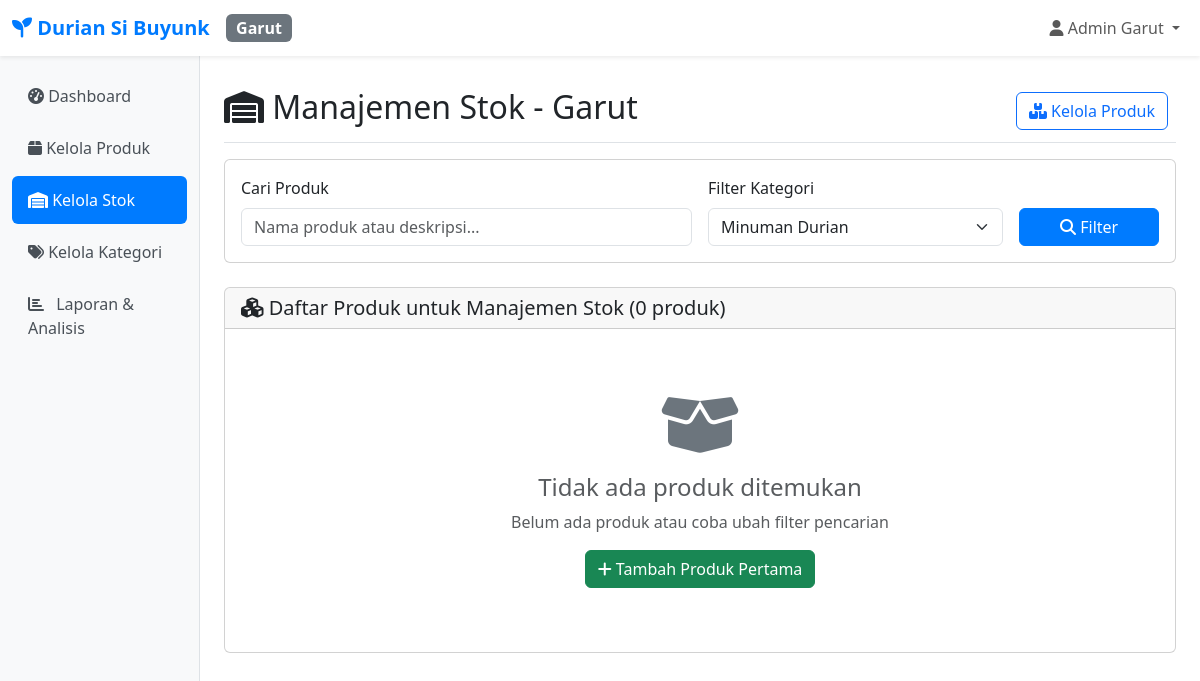
The app's page /cabang/garut/manajemen-stok/index.php?kategori=3 (signed in), older data.
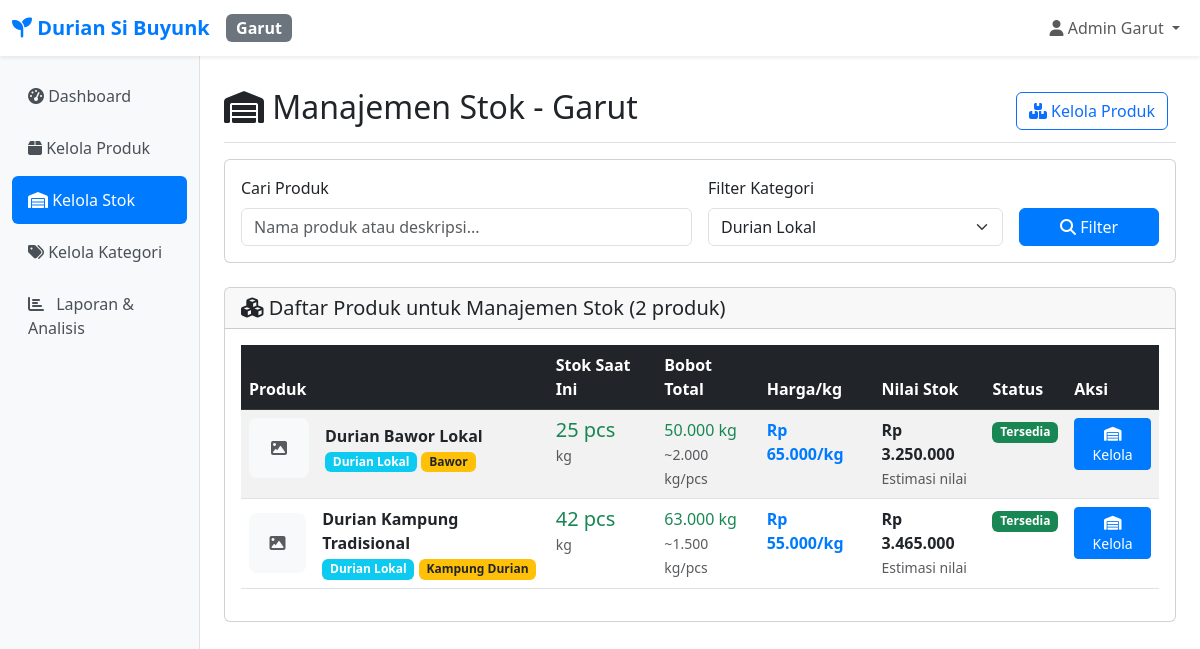
The same page, newer data.
### tables this page shows
CREATE TABLE `produk` (
  `id` int(11) NOT NULL,
  `nama_produk` varchar(200) NOT NULL,
  `kategori_id` int(11) DEFAULT NULL,
  `jenis_durian_id` int(11) DEFAULT NULL,
  `harga` decimal(12,2) NOT NULL,
  `harga_per_kg` decimal(12,2) DEFAULT 0.00 COMMENT 'Harga per kilogram',
  `stok_tasik` int(11) DEFAULT 0,
  `stok_garut` int(11) DEFAULT 0,
  `total_kg_tasik` decimal(10,3) DEFAULT 0.000 COMMENT 'Total berat stok Tasik dalam kg',
  `total_kg_garut` decimal(10,3) DEFAULT 0.000 COMMENT 'Total berat stok Garut dalam kg',
  `total_pcs_tasik` int(11) DEFAULT 0 COMMENT 'Total pieces Tasik',
  `total_pcs_garut` int(11) DEFAULT 0 COMMENT 'Total pieces Garut',
  `satuan` varchar(20) DEFAULT 'pcs',
  `deskripsi` text DEFAULT NULL,
  `gambar` varchar(255) DEFAULT NULL,
  `status` enum('aktif','nonaktif') DEFAULT 'aktif',
  `created_at` timestamp NOT NULL DEFAULT current_timestamp(),
  `updated_at` timestamp NOT NULL DEFAULT current_timestamp() ON UPDATE current_timestamp()
);

CREATE TABLE `kategori` (
  `id` int(11) NOT NULL,
  `nama_kategori` varchar(100) NOT NULL,
  `deskripsi` text DEFAULT NULL,
  `created_at` timestamp NOT NULL DEFAULT current_timestamp()
);

CREATE TABLE `jenis_durian` (
  `id` int(11) NOT NULL,
  `nama_jenis` varchar(100) NOT NULL,
  `deskripsi` text DEFAULT NULL,
  `created_at` timestamp NOT NULL DEFAULT current_timestamp()
);

### includes/functions.php (called while the page is built, shortened)
<?php
require_once __DIR__ . '/../config/config.php';
function getCategories() {
    try {
        $pdo = getConnection();
        $stmt = $pdo->query("SELECT * FROM kategori ORDER BY nama_kategori");
        return $stmt->fetchAll();
    } catch (Exception $e) {
        return [];
    }
}
function getProducts($cabang_id = null, $kategori_id = null, $search = null) {
    try {
        $pdo = getConnection();
        $sql = "SELECT p.*, k.nama_kategori, jd.nama_jenis,
                CASE
                    WHEN ? = 1 THEN p.stok_tasik
                    WHEN ? = 2 THEN p.stok_garut
                    ELSE (p.stok_tasik + p.stok_garut)
                END as stok
                FROM produk p
                LEFT JOIN kategori k ON p.kategori_id = k.id
                LEFT JOIN jenis_durian jd ON p.jenis_durian_id = jd.id
                WHERE p.status = 'aktif'";
        $params = [$cabang_id, $cabang_id];
        if ($kategori_id) {
            $sql .= " AND p.kategori_id = ?";
            $params[] = $kategori_id;
        }
        $sql .= " ORDER BY p.nama_produk";
        $stmt = $pdo->prepare($sql);
        $stmt->execute($params);
        return $stmt->fetchAll();
    } catch (Exception $e) {
        return [];
    }
}
?>

### config/config.php (called while the page is built, shortened)
<?php
function formatRupiah($amount) {
    return 'Rp ' . number_format($amount, 0, ',', '.');
}
?>

### cabang/garut/manajemen-stok/index.php (the view, shortened to what the changed rows need)
<?php
require_once __DIR__ . '/../../../includes/functions.php';
$kategori_id = isset($_GET['kategori']) ? (int)$_GET['kategori'] : null;
$search = isset($_GET['search']) ? sanitize($_GET['search']) : null;
$categories = getCategories();
$products = getProducts(CABANG_GARUT, $kategori_id, $search);
include __DIR__ . '/../../../includes/header.php';
?>
<div class="d-flex justify-content-between flex-wrap flex-md-nowrap align-items-center pt-3 pb-2 mb-3 border-bottom">
    <h1 class="h2"><i class="fas fa-warehouse"></i> Manajemen Stok - Garut</h1>
</div>
<div class="card mb-4">
    <div class="card-body">
        <form method="GET" class="row g-3">
            <div class="col-md-4">
                <label for="kategori" class="form-label">Filter Kategori</label>
                <select class="form-select" id="kategori" name="kategori">
                    <?php foreach ($categories as $category): ?>
                        <option value="<?= $category['id'] ?>" <?= $kategori_id == $category['id'] ? 'selected' : '' ?>>
                            <?= htmlspecialchars($category['nama_kategori']) ?>
                        </option>
                    <?php endforeach; ?>
                </select>
            </div>
        </form>
    </div>
</div>
<div class="card">
    <div class="card-header">
        <h5 class="mb-0">
            <i class="fas fa-cubes"></i> Daftar Produk untuk Manajemen Stok (<?= count($products) ?> produk)
        </h5>
    </div>
    <div class="card-body">
        <?php if (empty($products)): ?>
            <div class="text-center py-5">
                <i class="fas fa-box-open" style="font-size: 4rem; color: #6c757d;"></i>
                <h4 class="mt-3 text-muted">Tidak ada produk ditemukan</h4>
                <p class="text-muted">Belum ada produk atau coba ubah filter pencarian</p>
                <a href="../produk/tambah.php" class="btn btn-success">
                    <i class="fas fa-plus"></i> Tambah Produk Pertama
                </a>
            </div>
        <?php else: ?>
            <div class="table-responsive">
                <table class="table table-striped table-hover">
                    <thead class="table-dark">
                        <tr>
                            <th>Produk</th>
                            <th>Stok Saat Ini</th>
                            <th>Bobot Total</th>
                            <th>Harga/kg</th>
                            <th>Nilai Stok</th>
                            <th>Status</th>
                            <th>Aksi</th>
                        </tr>
                    </thead>
                    <tbody>
                        <?php foreach ($products as $product): ?>
                            <tr>
                                <td>
                                    <div class="d-flex align-items-center">
                                        <?php if ($product['gambar'] && file_exists("../../../public/assets/images/products/" . $product['gambar'])): ?>
                                            <img src="../../../public/assets/images/products/<?= $product['gambar'] ?>"
                                                 class="img-thumbnail me-3" style="width: 60px; height: 60px; object-fit: cover;">
                                        <?php else: ?>
                                            <div class="bg-light d-flex align-items-center justify-content-center me-3"
                                                 style="width: 60px; height: 60px; border-radius: 8px;">
                                                <i class="fas fa-image text-muted"></i>
                                            </div>
                                        <?php endif; ?>
                                        <div>
                                            <strong><?= htmlspecialchars($product['nama_produk']) ?></strong>
                                            <?php if ($product['nama_kategori']): ?>
                                                <br><span class="badge bg-info"><?= htmlspecialchars($product['nama_kategori']) ?></span>
                                            <?php endif; ?>
                                            <?php if ($product['nama_jenis']): ?>
                                                <span class="badge bg-warning text-dark"><?= htmlspecialchars($product['nama_jenis']) ?></span>
                                            <?php endif; ?>
                                        </div>
                                    </div>
                                </td>
                                <td>
                                    <span class="h5 <?= $product['stok'] < 5 ? 'text-danger' : ($product['stok'] < 10 ? 'text-warning' : 'text-success') ?>">
                                        <?= $product['stok'] ?> pcs
                                    </span>
                                    <br><small class="text-muted"><?= htmlspecialchars($product['satuan']) ?></small>
                                </td>
                                <td>
                                    <span class="h6 text-success">
                                        <?= number_format($product['total_kg_garut'], 3) ?> kg
                                    </span>
                                    <?php if ($product['stok'] > 0): ?>
                                        <br><small class="text-muted">
                                            ~<?= number_format($product['total_kg_garut'] / $product['stok'], 3) ?> kg/pcs
                                        </small>
                                    <?php endif; ?>
                                </td>
                                <td>
                                    <?php if ($product['harga_per_kg']): ?>
                                        <span class="text-primary fw-bold">
                                            <?= formatRupiah($product['harga_per_kg']) ?>/kg
                                        </span>
                                    <?php else: ?>
                                        <span class="text-muted">-</span>
                                    <?php endif; ?>
                                </td>
                                <td>
                                    <?php if ($product['harga_per_kg'] && $product['total_kg_garut']): ?>
                                        <span class="fw-bold text-dark">
                                            <?= formatRupiah($product['harga_per_kg'] * $product['total_kg_garut']) ?>
                                        </span>
                                        <br><small class="text-muted">Estimasi nilai</small>
                                    <?php else: ?>
                                        <span class="text-muted">-</span>
                                    <?php endif; ?>
                                </td>
                                <td>
                                    <?php if ($product['stok'] == 0): ?>
                                        <span class="badge bg-danger">Habis</span>
                                    <?php elseif ($product['stok'] < 5): ?>
                                        <span class="badge bg-warning">Menipis</span>
                                    <?php else: ?>
                                        <span class="badge bg-success">Tersedia</span>
                                    <?php endif; ?>
                                </td>
                                <td>
                                    <button type="button" class="btn btn-primary btn-sm"
                                            onclick="openStockModal(<?= $product['id'] ?>, '<?= htmlspecialchars($product['nama_produk']) ?>', <?= $product['stok'] ?>, <?= $product['total_kg_garut'] ?>)"
                                            title="Kelola Stok">
                                        <i class="fas fa-warehouse"></i> Kelola
                                    </button>
                                </td>
                            </tr>
                        <?php endforeach; ?>
                    </tbody>
                </table>
            </div>
        <?php endif; ?>
    </div>
</div>
<?php include __DIR__ . '/../../../includes/footer.php'; ?>
</body>
</html>

Row changes from the older to the newer data that the page shows:
added produk: nama_produk "Durian Bawor Lokal", kategori.nama_kategori "Durian Lokal", jenis_durian.nama_jenis "Bawor", stok "25", satuan "kg", total_kg_garut "50.000", stok "2.000", harga_per_kg "Rp 65.000", formatRupiah($product['harga_per_kg'] * $product['total_kg_garut']) "Rp 3.250.000"
added produk: nama_produk "Durian Kampung Tradisional", kategori.nama_kategori "Durian Lokal", jenis_durian.nama_jenis "Kampung Durian", stok "42", satuan "kg", total_kg_garut "63.000", stok "1.500", harga_per_kg "Rp 55.000", formatRupiah($product['harga_per_kg'] * $product['total_kg_garut']) "Rp 3.465.000"
Text that changed along with them:
form field kategori: "Minuman Durian" → "Durian Lokal"
count($products): "0" → "2"
text no longer shown: "Tidak ada produk ditemukan Belum ada produk atau coba ubah filter pencarian Tambah Produk Pertama"
text now shown: "Produk Stok Saat Ini Bobot Total Harga/kg Nilai Stok Status Aksi"
